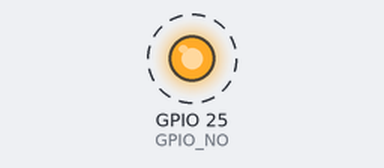
Simulated run of this program. Board: Raspberry Pi (BCM pin numbers). Shown: output pins drawn as LEDs (lit = HIGH). Dashed ring = blinking.

Above: at 0.2 s.
Timing chart, 0 to 3.0 s (numbered marks = the images above):
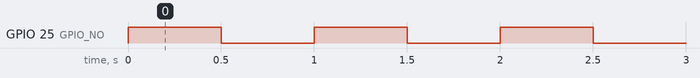

Measured:
- by itself, GPIO 25 (GPIO_NO): alternates HIGH for 0.50 s and LOW for 0.50 s

The program:

main.py
```python
#!/usr/bin/env python
import RPi.GPIO as GPIO
import time

GPIO_NO = 25

GPIO.setmode(GPIO.BCM)
GPIO.setup(GPIO_NO, GPIO.OUT)

try:
    while True:
        GPIO.output(GPIO_NO, GPIO.HIGH)
        time.sleep(0.5)

        GPIO.output(GPIO_NO, GPIO.LOW)
        time.sleep(0.5)
except KeyboardInterrupt as e:
    print("")
    pass

GPIO.cleanup()
```
